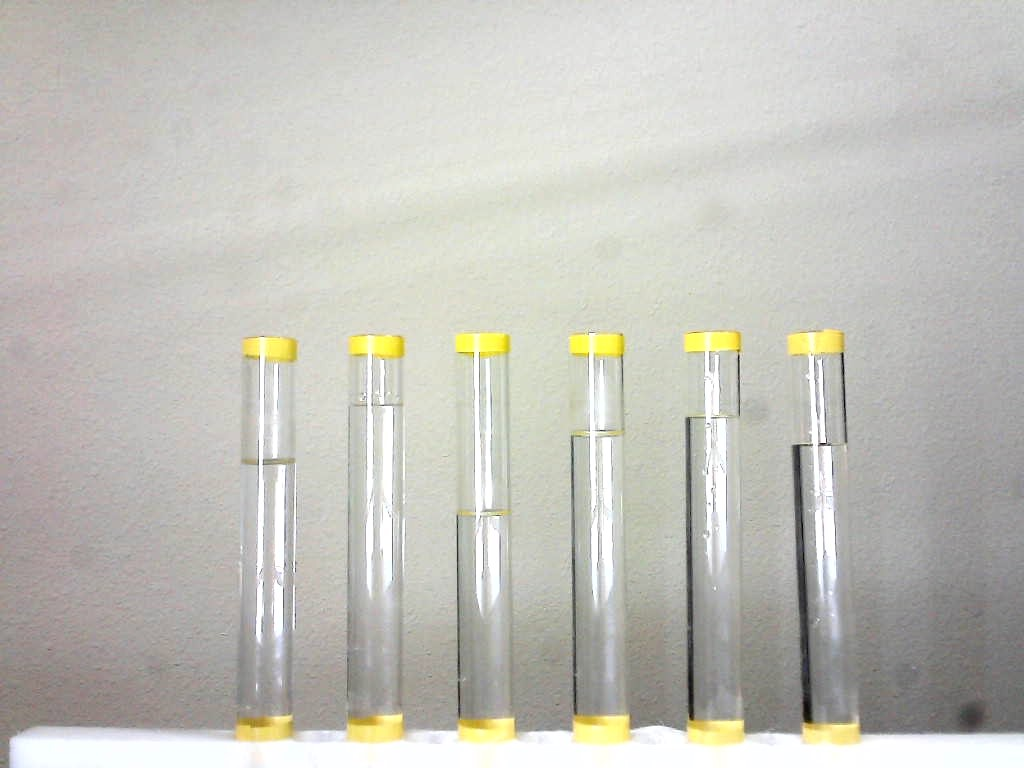
#> input picture image_processing/marker-2.jpg, 1024 x 768 px
$ python -i marker.py   (imports and definitions only)
#> lines starting #> are read from the running program, lines starting #| are printed output that depends on the picture; after the words box and inside, x2 and y2 are one past the last pixel; in counts of white or black regions, pixels touching at a corner belong together
#> further down, picture is the input picture: shape (768, 1024, 3); mean B, G, R 187.2, 194.1, 195.1
import cv2, json, os, datetime
import numpy as np
import random as rand

from example_output import GenerateOutput

#constants
min_contour_size = 110 # 0 - 500?
hsv_value = 200 # 0 - 255
scale = 2
cushion = 7
k_blur = 25
edge_blur = 1


def angle(line):
    x1, y1, x2, y2 = line[0]
    x_diff = x1 - x2
    y_diff = y1 - y2
    radians = np.arctan2(x_diff, y_diff)
    return np.abs(np.degrees(radians))


def find_water_lvls(img, areas_of_interest):
    # img_points is a 2d array of 'AREAS' of Interest
    percents = []
    # for each area of interest
    for points in areas_of_interest:
        try:
            percent = find_water_lvl(img, points)
            percents.append(percent)
        except:
            print("error detecting water lvl, adding 0 to : " + str(percents))
            percents.append(int(0))

    try:
      current_time = datetime.datetime.now().strftime("%Y-%m-%d %H:%M:%S")
      if( os.stat("data.json").st_size == 0):
        with open("data.json", "w") as outfile:
          # json.dump([[current_time, GenerateOutput(20)]], outfile, indent=2) # Use this for fake data
          json.dump([[current_time, percents]], outfile, indent=2) # Use this for real data
      else:
        with open("data.json") as outfile:
          old_data = json.load(outfile)
        # new_data = [[current_time, GenerateOutput(20)]] # Use this for fake data
        new_data = [[current_time, percents]] # Use this for real data

        # old_data.append(new_data)  # Leaving this here because it cost me 3 hours.

        old_data = new_data + old_data

        with open("data.json", "w") as outfile:
          json.dump(old_data, outfile, indent=2)
    except:
      print("Error handling JSON")


    return percents


def find_water_lvl(img, points):

    # points represents area of interest
    # i.e. under top marker and above bottom marker
    pts_one = np.float32([[points[0], points[1]],  # leftX  topY
                          [points[2], points[1]],  # rightX topY
                          [points[0], points[3]],  # leftX  btmY
                          [points[2], points[3]]])  # rightX btmY

    x_diff = points[2] - points[0]
    y_diff = points[3] - points[1]

    pts_two = np.float32([[0, 0],
                          [x_diff, 0],
                          [0, y_diff],
                          [x_diff, y_diff]])

    matrix = cv2.getPerspectiveTransform(pts_one, pts_two)
    tube = cv2.warpPerspective(np.copy(img), matrix, (x_diff, y_diff))

    # get edges on the tube (cropped image)
    # might need gray scale/median filter?
    tube_blur = cv2.medianBlur(tube, edge_blur)
    edges = cv2.Canny(tube_blur, 50, 150)
    lines = cv2.HoughLinesP(edges, 1, np.pi / 180, 15, minLineLength=(0.1 * x_diff))

    if lines is not None:
        for line in lines:
            #only find one line that fits criteria
            if 85 <= angle(line) <= 100:
                x1, y1, x2, y2 = line[0]

                # DEBUG PURPOSE #
                # cv2.line(display_img, (points[0], y1+points[1]), (x2+points[0], y2+points[1]), (255, 0, 0), 5)

                img_topY = points[1]
                img_btmY = points[3]

                lvl = round(((y1 + y2) / 2) / (img_btmY - img_topY), 4)
                percent = round(1 - lvl, 4)
                if percent is None:
                    return 0.0
                return percent
        return 0.0
    else:
        print("No lines detected")
        return 0.0


def find_areas_of_interest(markers, avg_y):
    cropping_points = []
    for i in range(0, len(markers), 2):
        top_marker = -1
        btm_marker = -1

        # if markers[i] y is greater than avg_y (i is lower in image)
        # then top_marker gets markers[ i + 1 ]
        if markers[i][1] > avg_y:
            top_marker = markers[i + 1]
            btm_marker = markers[i]
        else:
            top_marker = markers[i]
            btm_marker = markers[i + 1]

        # determine range of x
        left_x = min(top_marker[0], btm_marker[0])
        right_x = max(top_marker[2] + top_marker[0], btm_marker[2] + btm_marker[0])

        # determine range of y
        # the plus/minus 1 can be removed, but canny is
        # picking up the edges of the markers
        top_y = top_marker[1] + top_marker[3] + cushion
        btm_y = btm_marker[1] - cushion

        # DEBUG PURPOSE #
        #cv2.rectangle(display_img, (left_x, top_y), (right_x, btm_y), (0, 255, 255), 3)

        cropping_points.append((left_x, top_y, right_x, btm_y))

    return cropping_points


def process_image(img, hardcoded_image = False, should_return_image = False):
#> called with hardcoded_image = False, should_return_image = False
    if (hardcoded_image):
      img = cv2.imread('images/markers.jpg')

    display_img = img.copy()
    dim = (int(scale * img.shape[1]), int(scale * img.shape[0]))

    blur = cv2.medianBlur(img, k_blur)
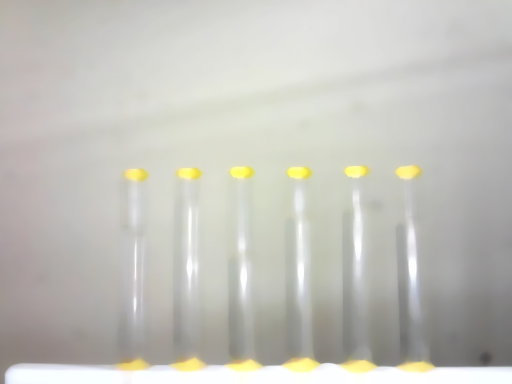
#> blur: shape (768, 1024, 3) (shown at 1/2 size); mean B, G, R 187.8, 194.5, 195.5

    hsv_lower = (0, 0, hsv_value)
    hsv_upper = (179, 255, 255)

    mask = cv2.inRange(blur, hsv_lower, hsv_upper)
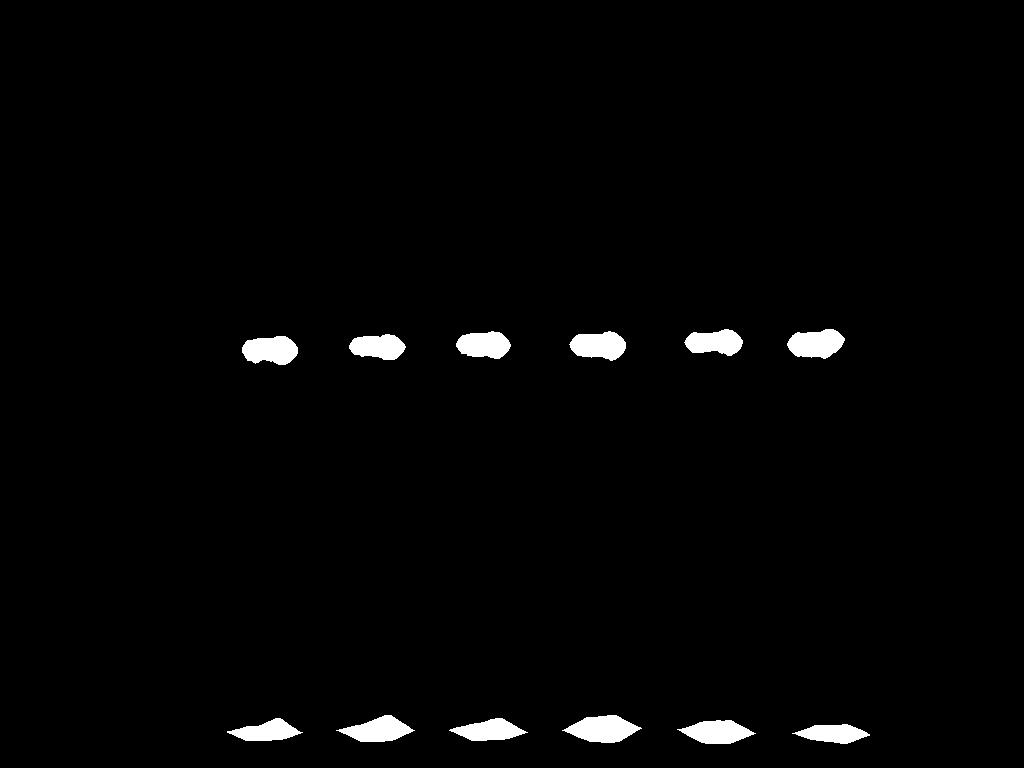
#> mask: shape (768, 1024); 1.8% white; 12 white regions

    # DEBUG PURPOSE #
    # cv2.imshow("Mask", cv2.resize(mask, dim))

    contours, hierarchy = cv2.findContours(mask, cv2.RETR_LIST, cv2.CHAIN_APPROX_NONE)
#> contours = 12 contours; largest, box (x1, y1, x2, y2) and area: (562, 715, 642, 743) 1347, (787, 329, 845, 359) 1204, (242, 336, 298, 365) 1183, (569, 331, 626, 361) 1164, (677, 720, 756, 744) 1151

    # find average area of contours
    avg_area = 0
    for contour in contours:
        area = cv2.contourArea(contour)
        avg_area += area
#> this loop made 12 passes
#> (area, avg_area) on passes 1 to 8: (906.5, 906.5), (1151, 2057.5), (1014, 3071.5), (924.5, 3996), (1347, 5343), (1142, 6485), (1183, 7668), (1030, 8698)
#> after the loop, avg_area = 13216.5

    # calc avg area
    num_contours = len(contours)
#> num_contours = 12
    if len(contours) <= 0:
        num_contours = 1
    avg_area = int(avg_area / num_contours)
#> avg_area = 1101

    # filter by area and find average y
    filtered_contours = []
    avg_y = 0
    for contour in contours:
        if cv2.contourArea(contour) > .5 * avg_area:
            rect = cv2.boundingRect(contour)
            # rect = (topX, topY, topX + this, topY + this)
            avg_y += int((rect[1] + rect[3] + rect[1]) / 2)
            filtered_contours.append(rect)
#> this loop made 12 passes
#> (rect, avg_y) on passes 1 to 8: ((792, 724, 78, 20), 734), ((677, 720, 79, 24), 1466), ((449, 718, 79, 23), 2195), ((227, 718, 76, 23), 2924), ((562, 715, 80, 28), 3653), ((336, 715, 79, 27), 4381), ((242, 336, 56, 29), 4731), ((349, 334, 57, 26), 5078)
#> after the loop, avg_y = 6455; filtered_contours = [(792, 724, 78, 20), (677, 720, 79, 24), (449, 718, 79, 23), (227, 718, 76, 23), (562, 715, 80, 28), (336, 715, 79, 27), (242, 336, 56, 29), (349, 334, 57, 26), (569, 331, 57, 30), (456, 331, 55, 28), (787, 329, 58, 30), (684, 329, 59, 27)]

    # calc avg y
    if len(filtered_contours) <= 0:
        filtered_contours.append(1)
    avg_y = int(avg_y / len(filtered_contours))
#> avg_y = 537

    # [25 lines of commented-out code are left out]
    dtype = [('TopX', int), ('TopY', int), ('BottomX', int), ('BottomY', int)]
    markers = np.array(filtered_contours, dtype=dtype)
    markers = np.sort(markers, order='TopX')

    # [10 lines of commented-out code are left out]

    water_lvl_percents = [0.0]

    try:
      # find points to crop tubes
      areas_of_interest = find_areas_of_interest(markers, avg_y)
#> the loop in find_areas_of_interest, `for i in range(0, len(markers), 2):` made 6 passes
#> (i, left_x, right_x, top_y, btm_y) on passes 3 to 6: (4, 449, 528, 366, 711), (6, 562, 642, 368, 708), (8, 677, 756, 363, 713), (10, 787, 870, 366, 717)
#> after the loop in find_areas_of_interest, `for i in range(0, len(markers), 2):`: cropping_points = [(227, 372, 303, 711), (336, 367, 415, 708), (449, 366, 528, 711), (562, 368, 642, 708), (677, 363, 756, 713), (787, 366, 870, 717)]
#> areas_of_interest has the same summary as cropping_points in find_areas_of_interest
    except:
      print("Error finding areas of interest")
      if should_return_image:
          return display_img
      else:
          return water_lvl_percents

    try:
      # try and find water lvls
      water_lvl_percents = find_water_lvls(img, areas_of_interest)
#> the loop in find_water_lvls, `for points in areas_of_interest:` made 6 passes
#> pass 1, in find_water_lvl, `tube = cv2.warpPerspective(np.copy(img), matrix, (x_diff, y_diff))`:
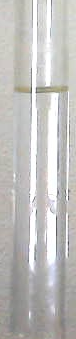
#> tube: shape (339, 76, 3); mean B, G, R 189.5, 191.5, 192.7
#> pass 1, in find_water_lvl, `edges = cv2.Canny(tube_blur, 50, 150)`:
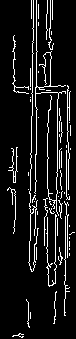
#> edges: shape (339, 76); 9.3% white in thin lines or dots, all inside (x1, y1, x2, y2) = (7, 0, 75, 338)
#> pass 2, in find_water_lvl (call 2), `tube = cv2.warpPerspective(np.copy(img), matrix, (x_diff, y_diff))`:
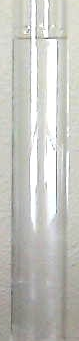
#> tube: shape (341, 79, 3); mean B, G, R 190.9, 196.5, 196.4
#> pass 2, in find_water_lvl (call 2), `edges = cv2.Canny(tube_blur, 50, 150)`:
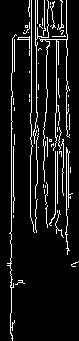
#> edges: shape (341, 79); 9.2% white in thin lines or dots
      # print(water_lvl_percents)
    except:
      print("Error find water levels")
      if should_return_image:
          return display_img
      else:
          return water_lvl_percents

    try:
      #try and draw text on img
      for index, points in enumerate(areas_of_interest):
        (topX, topY, btmX, btmY) = points

        # Write the percentage over the test tube
        cv2.putText(
          display_img,
          "{}%".format(str(round(water_lvl_percents[index] * 100, 2))),
          (
            int(topX), # Align left
            int(topY + ((1-water_lvl_percents[index])*((topY + btmY) * .5))) # Put text on water line
          ),
          cv2.FONT_HERSHEY_SIMPLEX,
          0.9,
          (0, 0, 255),
          2,
          cv2.LINE_AA
        )
#> this loop made 6 passes
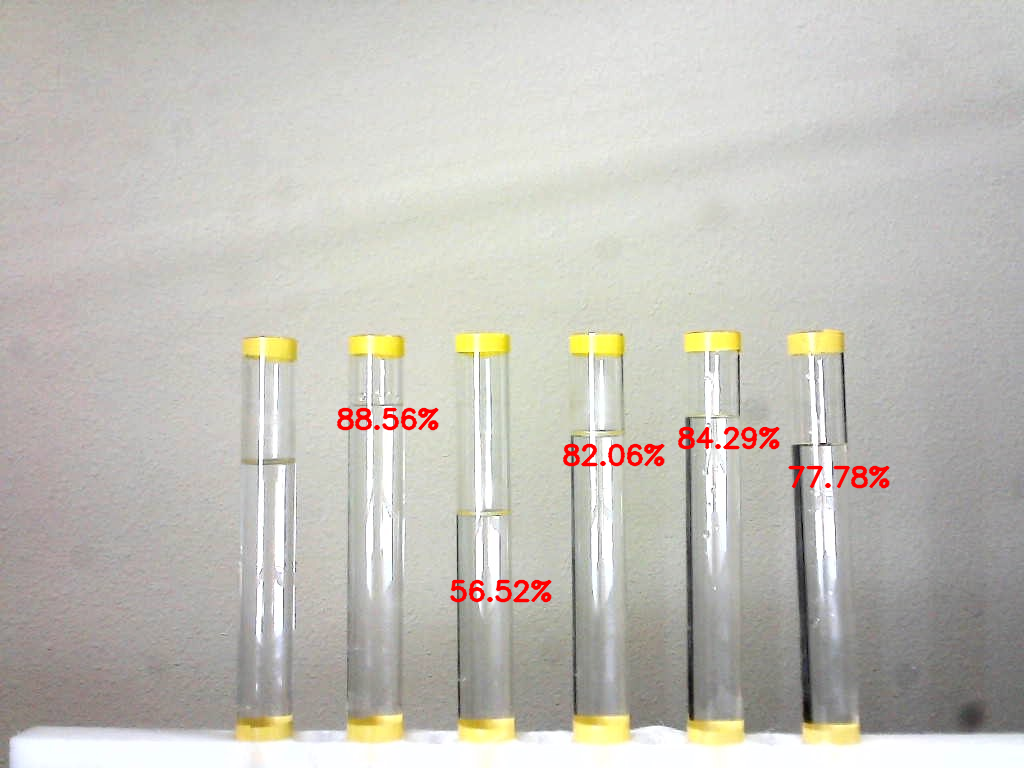
#> display_img: shape (768, 1024, 3); 0.94% of pixels changed, all inside (x1, y1, x2, y2) = (336, 407, 891, 603)
    except:
      print("Error drawing text on image")
      if should_return_image:
        return display_img
      else:
        return water_lvl_percents


    # DEBUG PURPOSE #
    # cv2.imshow("Image", cv2.resize(display_img, dim))
    # if cv2.waitKey(1) & 0xFF == ord('q'):
    #     break

    # floats up to 4 decimal places
    if should_return_image:
      return display_img
    else:
      return water_lvl_percents

>>> import cv2
>>> picture = cv2.imread('marker-2.jpg')
>>> result = process_image(picture)

$ run again, on image_processing/marker-3.jpg
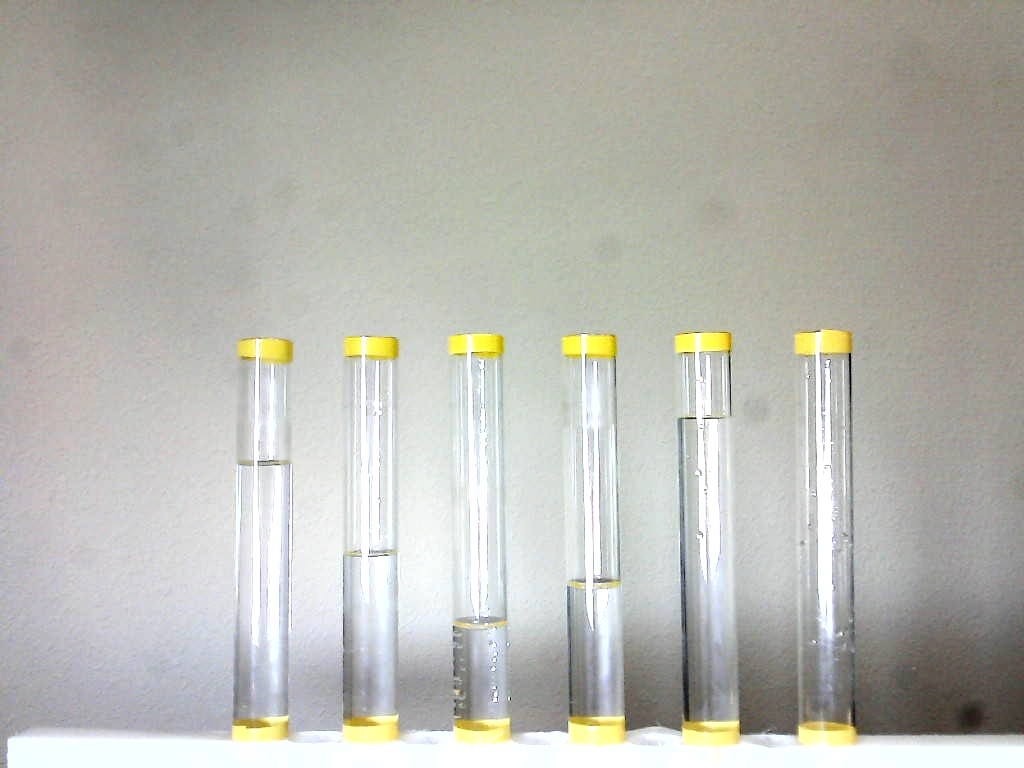
#> input picture image_processing/marker-3.jpg, 1024 x 768 px
#> picture is the input picture: shape (768, 1024, 3); mean B, G, R 177.1, 184.2, 184.3
#> in process_image, `mask = cv2.inRange(blur, hsv_lower, hsv_upper)`:
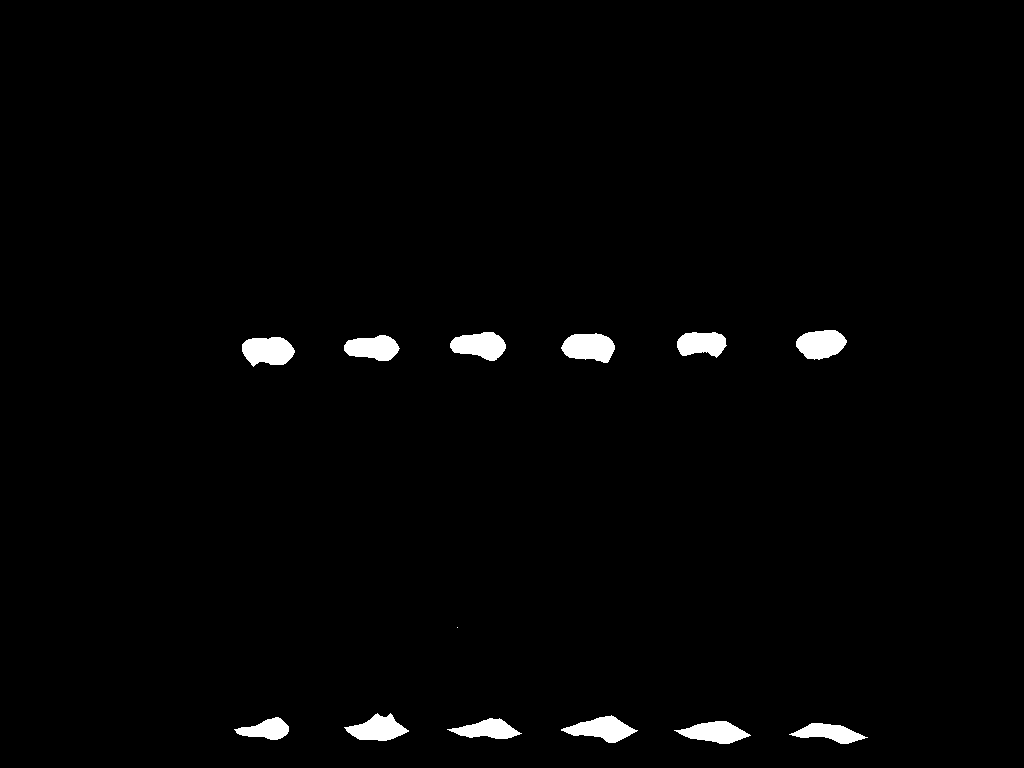
#> mask: shape (768, 1024); 1.6% white; 13 white regions (1 under 20 px)
#> contours = 13 contours, 1 with area under 20; largest, box (x1, y1, x2, y2) and area: (242, 337, 295, 367) 1144, (561, 333, 615, 363) 1136, (796, 330, 847, 360) 1076, (450, 332, 506, 361) 1066, (561, 715, 638, 743) 1050
#> the loop in process_image, `for contour in contours:` made 13 passes
#> (area, avg_area) on passes 1, 2, 3, 4, 5, 6, 8, 9: (802, 802), (980, 1782), (822, 2604), (688.5, 3292.5), (1049.5, 4342), (989.5, 5331.5), (1143.5, 6475), (985.5, 7460.5)
#> after the loop in process_image, `for contour in contours:`: avg_area = 11655.5
#> num_contours = 13
#> in process_image, `avg_area = int(avg_area / num_contours)`: avg_area = 896
#> the loop in process_image, `for contour in contours:` made 13 passes
#> (rect, avg_y) on passes 1, 2, 3, 4, 5, 6, 8, 9: ((789, 723, 79, 21), 733), ((674, 721, 77, 23), 1465), ((447, 718, 75, 21), 2193), ((234, 717, 55, 23), 2921), ((561, 715, 77, 28), 3650), ((344, 713, 65, 28), 4377), ((242, 337, 53, 30), 4729), ((344, 335, 56, 26), 5077)
#> after the loop in process_image, `for contour in contours:`: avg_y = 6461; filtered_contours = [(789, 723, 79, 21), (674, 721, 77, 23), (447, 718, 75, 21), (234, 717, 55, 23), (561, 715, 77, 28), (344, 713, 65, 28), (242, 337, 53, 30), (344, 335, 56, 26), (561, 333, 54, 30), (677, 332, 50, 26), (450, 332, 56, 29), (796, 330, 51, 30)]
#> in process_image, `avg_y = int(avg_y / len(filtered_contours))`: avg_y = 538
#> the loop in find_areas_of_interest, `for i in range(0, len(markers), 2):` made 6 passes
#> (i, left_x, right_x, top_y, btm_y) on passes 3 to 6: (4, 447, 522, 368, 711), (6, 561, 638, 370, 708), (8, 674, 751, 365, 714), (10, 789, 868, 367, 716)
#> after the loop in find_areas_of_interest, `for i in range(0, len(markers), 2):`: cropping_points = [(234, 374, 295, 710), (344, 368, 409, 706), (447, 368, 522, 711), (561, 370, 638, 708), (674, 365, 751, 714), (789, 367, 868, 716)]
#> areas_of_interest has the same summary as cropping_points in find_areas_of_interest
#> the loop in find_water_lvls, `for points in areas_of_interest:` made 6 passes
#> the loop in process_image, `for index, points in enumerate(areas_of_interest):` made 6 passes
#> after the loop in process_image, `for index, points in enumerate(areas_of_interest):`:
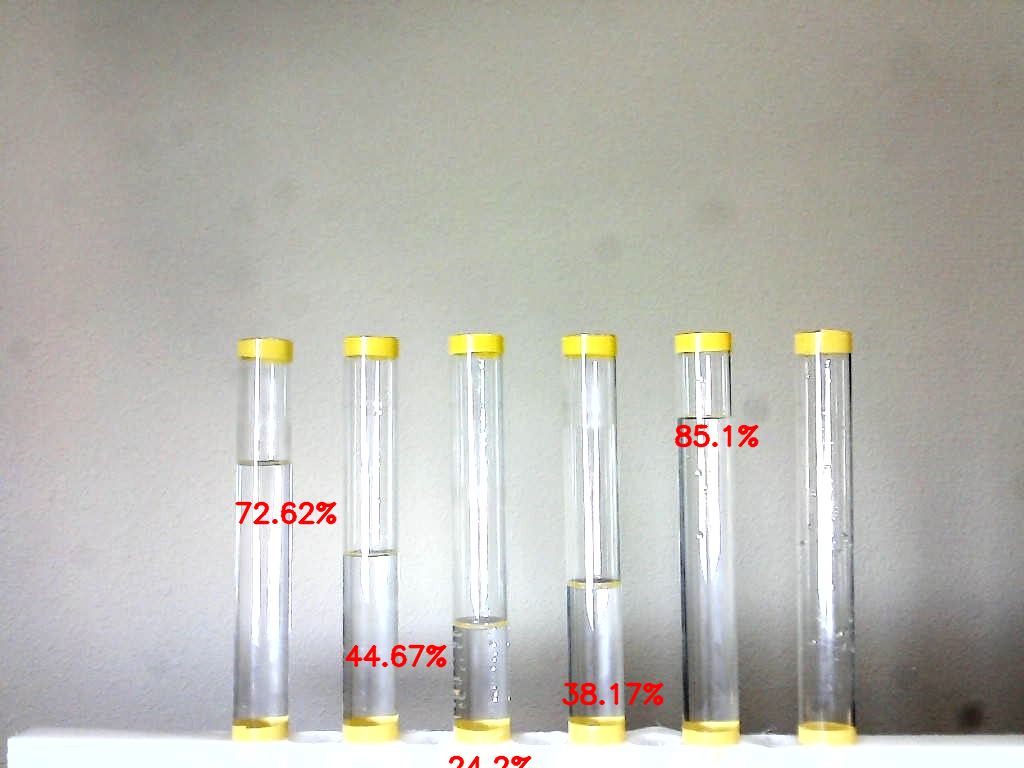
#> display_img: shape (768, 1024, 3); 0.72% of pixels changed, all inside (x1, y1, x2, y2) = (234, 424, 760, 768)
